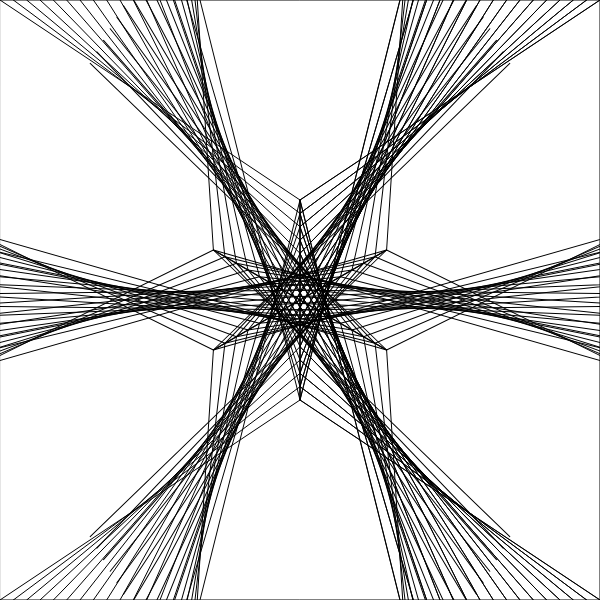
Frame 1 (no input)
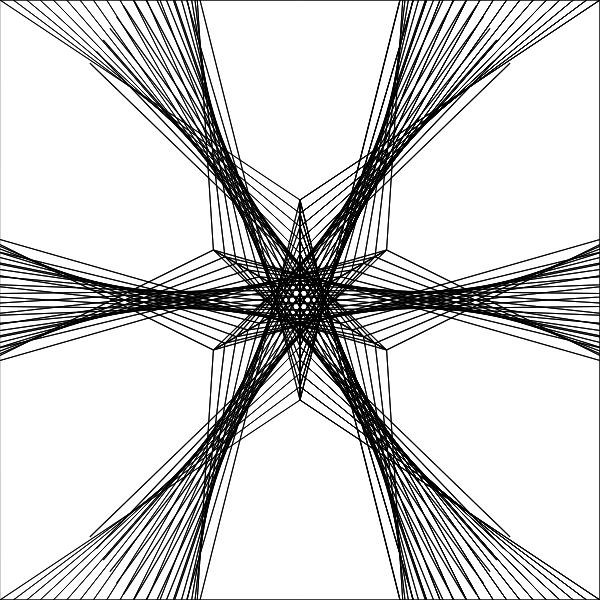
Frame 2 (the mouse pressed at the canvas centre, redrawn once)

The p5.js sketch that drew these frames (run headless with seeded random() and noise() and a simulated clock; the mouse was pressed at the canvas centre and the sketch redrawn once):

// p5.js sketch
// ── sketch.js
const FLAKESIZE = 200;
const SPACING = FLAKESIZE / 15;
function setup() {
  createCanvas(600, 600);
  strokeWeight(1);
  stroke("black");
  noLoop();
}

function draw() {
  noFill();
  square(0, 0, width);
  let middleX = width / 2;
  let middleY = height / 2;
  translate(middleX, middleY);
  let lineTop = -1 * (FLAKESIZE / 2);
  let lineBottom = FLAKESIZE / 2;

  for (let a = 0; a <= TWO_PI; a += TWO_PI / 6) {
    push();
    rotate(a);
    // flake line
    line(0, -1 * (FLAKESIZE / 2), 0, FLAKESIZE / 2);
    let counter = 0;
    for (let lineY = lineTop; lineY <= lineBottom; lineY += SPACING) {
      let topX = middleX - SPACING * counter;
      let topY = -1 * middleY;
      line(0, lineY, topX, topY);
      line(0, -1 * lineY, topX, middleY);

      counter++;
    }
    pop();
  }
  noLoop();
}
